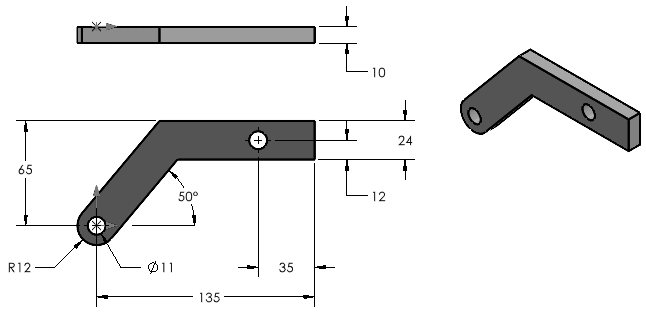
#> input picture sw_part_builder/data/training/view_detection/images/page-001-drawing-view-layout.png, 646 x 318 px
$ python -i raster_drawing_analyzer.py   (imports and definitions only)
#> lines starting #> are read from the running program, lines starting #| are printed output that depends on the picture; after the words box and inside, x2 and y2 are one past the last pixel; in counts of white or black regions, pixels touching at a corner belong together
"""Deterministic raster drawing analysis for mixed/native PDF pages."""
from __future__ import annotations

from pathlib import Path
from typing import Any

import cv2
import numpy as np


def _normalized_line_segments(lines: np.ndarray | None) -> np.ndarray:
    """Normalize OpenCV Hough line output to an array shaped (N, 4)."""
    if lines is None:
        return np.empty((0, 4), dtype=np.int32)

    values = np.asarray(lines)
    if values.size == 0:
        return np.empty((0, 4), dtype=np.int32)

    try:
        values = values.reshape(-1, 4)
    except ValueError:
        return np.empty((0, 4), dtype=np.int32)

    return values.astype(np.int32, copy=False)


def _crop_to_ink(gray: np.ndarray, margin: int = 6) -> tuple[np.ndarray, dict[str, int]]:
    if gray.size == 0:
        return gray, {"left": 0, "top": 0}
    _, inv = cv2.threshold(gray, 0, 255, cv2.THRESH_BINARY_INV | cv2.THRESH_OTSU)
    ys, xs = np.where(inv > 0)
    if ys.size == 0 or xs.size == 0:
        return gray, {"left": 0, "top": 0}
    top = max(int(ys.min()) - margin, 0)
    left = max(int(xs.min()) - margin, 0)
    bottom = min(int(ys.max()) + margin + 1, gray.shape[0])
    right = min(int(xs.max()) + margin + 1, gray.shape[1])
    return gray[top:bottom, left:right].copy(), {"left": left, "top": top}


def _line_orientation_scores(lines: np.ndarray | None) -> tuple[float, float, int]:
    normalized = _normalized_line_segments(lines)
    if len(normalized) == 0:
        return 0.0, 0.0, 0
    orth = 0
    iso = 0
    total = 0
    for x0, y0, x1, y1 in normalized:
        length = float(np.hypot(x1 - x0, y1 - y0))
        if length < 8:
            continue
        angle = abs(float(np.degrees(np.arctan2(y1 - y0, x1 - x0)))) % 180.0
        if min(abs(angle), abs(angle - 90.0), abs(angle - 180.0)) <= 12.0:
            orth += 1
        if min(abs(angle - 30.0), abs(angle - 150.0)) <= 15.0:
            iso += 1
        total += 1
    if total == 0:
        return 0.0, 0.0, 0
    return orth / total, iso / total, total


def _suppress_diagonal_watermark(gray: np.ndarray) -> tuple[np.ndarray, list[dict[str, Any]]]:
    normalized = cv2.normalize(gray, None, 0, 255, cv2.NORM_MINMAX)
    strong = cv2.threshold(normalized, 0, 255, cv2.THRESH_BINARY_INV | cv2.THRESH_OTSU)[1]
    faint = cv2.adaptiveThreshold(
        normalized,
        255,
        cv2.ADAPTIVE_THRESH_GAUSSIAN_C,
        cv2.THRESH_BINARY_INV,
        35,
        5,
    )
    candidates = cv2.subtract(faint, strong)
    lines = cv2.HoughLinesP(
        candidates,
        1,
        np.pi / 180.0,
        threshold=40,
        minLineLength=max(40, int(min(gray.shape[:2]) * 0.25)),
        maxLineGap=8,
    )
    cleaned = normalized.copy()
    watermark_candidates: list[dict[str, Any]] = []
    for x0, y0, x1, y1 in _normalized_line_segments(lines):
        angle = abs(float(np.degrees(np.arctan2(y1 - y0, x1 - x0)))) % 180.0
        if min(abs(angle - 45.0), abs(angle - 135.0)) > 18.0:
            continue
        if float(np.hypot(x1 - x0, y1 - y0)) < min(gray.shape[:2]) * 0.2:
            continue
        cv2.line(cleaned, (int(x0), int(y0)), (int(x1), int(y1)), 255, 3)
        watermark_candidates.append({
            "type": "line_segment",
            "pixels": [[int(x0), int(y0)], [int(x1), int(y1)]],
            "classification": "watermark_candidate",
            "confidence": None,
            "heuristic_score": 0.62,
            "confidence_status": "uncalibrated",
            "evidence": ["long-diagonal-faint-line", f"angle:{angle:.1f}"],
        })
    return cleaned, watermark_candidates


def _detect_view_regions(binary: np.ndarray) -> list[tuple[int, int, int, int]]:
    kernel = cv2.getStructuringElement(cv2.MORPH_RECT, (3, 3))
    grouped = cv2.dilate(binary, kernel, iterations=1)
    count, _, stats, _ = cv2.connectedComponentsWithStats(grouped, connectivity=8)
    boxes: list[tuple[int, int, int, int]] = []
    image_area = float(binary.shape[0] * binary.shape[1])
    for index in range(1, count):
        x, y, w, h, area = stats[index]
        if area < max(250.0, image_area * 0.005) or w < 20 or h < 20:
            continue
        boxes.append((int(x), int(y), int(w), int(h)))
    boxes.sort(key=lambda item: item[0])
    return boxes


def _near_circular_outline_ratio(
    binary_roi: np.ndarray,
    minimum_axis_px: int,
) -> float | None:
    contours, _ = cv2.findContours(
        binary_roi,
        cv2.RETR_LIST,
        cv2.CHAIN_APPROX_NONE,
    )
    min_axis = max(
        40,
        minimum_axis_px,
        round(min(binary_roi.shape[:2]) * 0.45),
    )
    roi_area = float(binary_roi.shape[0] * binary_roi.shape[1])
    for contour in contours:
        if len(contour) < 5 or cv2.contourArea(contour) == 0:
            continue
        try:
            _, axes, _ = cv2.fitEllipse(contour)
        except cv2.error:
            continue
        major_axis = max(axes)
        minor_axis = min(axes)
        if major_axis <= 0 or minor_axis < min_axis:
            continue
        ratio = float(minor_axis / major_axis)
        ellipse_area = float(np.pi * major_axis * minor_axis / 4.0)
        if ratio >= 0.86 and ellipse_area / roi_area >= 0.18:
            return ratio
    return None


def _classify_views(
    gray: np.ndarray,
    view_boxes: list[tuple[int, int, int, int]],
    binary_image: np.ndarray | None = None,
) -> list[dict[str, Any]]:
    classified: list[dict[str, Any]] = []
    rightmost_index = max(range(len(view_boxes)), key=lambda idx: view_boxes[idx][0], default=-1)
    has_multiple_candidates = len(view_boxes) > 1
    if binary_image is None:
        binary_image = cv2.threshold(
            gray, 0, 255, cv2.THRESH_BINARY_INV | cv2.THRESH_OTSU
        )[1]
    for index, (x, y, w, h) in enumerate(view_boxes):
        roi = gray[y:y + h, x:x + w]
        binary_roi = binary_image[y:y + h, x:x + w]
        edges = cv2.Canny(roi, 60, 180)
        lines = cv2.HoughLinesP(
            edges,
            1,
            np.pi / 180.0,
            threshold=25,
            minLineLength=max(16, int(min(w, h) * 0.12)),
            maxLineGap=6,
        )
        orth_score, iso_score, line_count = _line_orientation_scores(lines)
        circular_outline_ratio = _near_circular_outline_ratio(
            binary_roi,
            round(min(gray.shape[:2]) * 0.15),
        )
        aspect_ratio = max(w / max(h, 1), h / max(w, 1))
        page_scale_container = (
            has_multiple_candidates
            and w >= gray.shape[1] * 0.85
            and h >= gray.shape[0] * 0.85
        )
        recognition_method = "hough_line_orientation_heuristic"
        if page_scale_container:
            view_type = "unknown"
            confidence = 0.3
            modeling_role = "insufficient_evidence"
            evidence = ["page-scale-container"]
        elif aspect_ratio > 8.0:
            view_type = "unknown"
            confidence = 0.3
            modeling_role = "insufficient_evidence"
            evidence = ["extreme-aspect-region"]
        elif orth_score >= 0.55 and orth_score >= iso_score + 0.15:
            view_type = "orthographic"
            confidence = min(0.95, 0.55 + orth_score * 0.4)
            modeling_role = "candidate_model_source"
            evidence = ["axis-aligned-line-dominance", f"orth_score:{orth_score:.2f}"]
        elif circular_outline_ratio is not None:
            view_type = "orthographic"
            confidence = 0.78
            modeling_role = "candidate_model_source"
            recognition_method = "contour_ellipse_and_line_orientation_heuristic"
            evidence = [
                "near-circular-projected-outline",
                f"ellipse_axis_ratio:{circular_outline_ratio:.2f}",
            ]
        elif iso_score >= 0.40 and iso_score >= orth_score:
            view_type = "isometric_reference"
            confidence = min(0.9, 0.45 + iso_score * 0.4)
            modeling_role = "reference_only"
            evidence = ["isometric-angle-clusters", f"iso_score:{iso_score:.2f}"]
        elif index == rightmost_index and iso_score >= 0.20:
            view_type = "isometric_reference"
            confidence = 0.45
            modeling_role = "reference_only"
            evidence = ["rightmost-view-heuristic", f"iso_score:{iso_score:.2f}"]
        else:
            view_type = "unknown"
            confidence = 0.3
            modeling_role = "insufficient_evidence"
            evidence = ["weak-orientation-signal"]
        classified.append({
            "view_id": f"view-{index + 1:02d}",
            "bbox_px": {"x": x, "y": y, "width": w, "height": h},
            "classification": view_type,
            "modeling_role": modeling_role,
            "confidence": None,
            "heuristic_score": round(float(confidence), 3),
            "confidence_status": "uncalibrated",
            "classification_status": "candidate_requires_review",
            "recognition_method": recognition_method,
            "evidence": evidence + [f"line_count:{line_count}"],
        })
    return classified


def _box_contains(box: tuple[int, int, int, int], x: int, y: int) -> bool:
    left, top, width, height = box
    return left <= x <= left + width and top <= y <= top + height


# [153 lines left out: functions _write_orthographic_views_png, _write_drawing_layout_png, not called in this run]


def analyze_raster_drawing(
    gray_image: np.ndarray,
    *,
    output_png: str | Path | None = None,
    orthographic_views_png: str | Path | None = None,
    drawing_layout_png: str | Path | None = None,
    extraction: dict[str, Any] | None = None,
    preserve_full_frame: bool = False,
) -> dict[str, Any]:
    """Analyze a drawing raster using deterministic image-processing heuristics."""
    if gray_image.ndim != 2 or gray_image.size == 0:
        return {"status": "error", "note": "Analyzer requires a non-empty grayscale image."}

    source_image = gray_image.copy()
    source_height, source_width = gray_image.shape
    max_dimension = 1200
    analysis_scale = min(1.0, max_dimension / max(source_width, source_height))
    if analysis_scale < 1.0:
        gray_image = cv2.resize(
            gray_image,
            (
                max(1, round(source_width * analysis_scale)),
                max(1, round(source_height * analysis_scale)),
            ),
            interpolation=cv2.INTER_AREA,
        )

    scan_preprocessing_applied = source_width * source_height >= 2_000_000
    if scan_preprocessing_applied:
        background = cv2.GaussianBlur(
            gray_image,
            (0, 0),
            sigmaX=max(gray_image.shape) / 40.0,
            sigmaY=max(gray_image.shape) / 40.0,
        )
        gray_image = cv2.divide(gray_image, background, scale=255)
        gray_image = cv2.medianBlur(gray_image, 3)

    full_frame = gray_image.copy()
    cropped, crop_offset = _crop_to_ink(gray_image)
    if scan_preprocessing_applied:
        cleaned = cropped
        watermark_candidates: list[dict[str, Any]] = []
        binary = cv2.adaptiveThreshold(
            cleaned,
            255,
            cv2.ADAPTIVE_THRESH_GAUSSIAN_C,
            cv2.THRESH_BINARY_INV,
            35,
            7,
        )
    else:
        cleaned, watermark_candidates = _suppress_diagonal_watermark(cropped)
        binary = cv2.threshold(
            cleaned, 0, 255, cv2.THRESH_BINARY_INV | cv2.THRESH_OTSU
        )[1]
    view_boxes = _detect_view_regions(binary)
    view_regions = _classify_views(cleaned, view_boxes, binary)
    orthographic_output = None
    if orthographic_views_png is not None:
        orthographic_output = _write_orthographic_views_png(
            source_image,
            view_regions,
            crop_offset,
            analysis_scale,
            orthographic_views_png,
        )
    drawing_layout_output = None
    if drawing_layout_png is not None:
        drawing_layout_output = _write_drawing_layout_png(
            source_image,
            view_regions,
            crop_offset,
            analysis_scale,
            drawing_layout_png,
        )

    edges = cv2.Canny(cleaned, 60, 180)
    line_segments = cv2.HoughLinesP(
        edges, 1, np.pi / 180.0, threshold=35,
        minLineLength=max(20, int(min(cleaned.shape[:2]) * 0.08)),
        maxLineGap=8,
    )
    orthographic_boxes = [
        (
            region["bbox_px"]["x"],
            region["bbox_px"]["y"],
            region["bbox_px"]["width"],
            region["bbox_px"]["height"],
        )
        for region in view_regions
        if region["classification"] == "orthographic"
    ]
    candidates: list[dict[str, Any]] = []
    for segment in _normalized_line_segments(line_segments):
        x0, y0, x1, y1 = map(int, segment)
        cx = int(round((x0 + x1) / 2.0))
        cy = int(round((y0 + y1) / 2.0))
        in_orthographic = any(_box_contains(box, cx, cy) for box in orthographic_boxes)
        angle = abs(float(np.degrees(np.arctan2(y1 - y0, x1 - x0)))) % 180.0
        axis_distance = min(abs(angle), abs(angle - 90.0), abs(angle - 180.0))
        if in_orthographic and axis_distance <= 15.0:
            label = "profile_geometry"
            confidence = 0.72
            evidence = ["in-orthographic-view", "near-axis-line"]
        elif not in_orthographic and axis_distance <= 15.0:
            label = "dimension_annotation"
            confidence = 0.48
            evidence = ["outside-model-view", "axis-line"]
        else:
            label = "unknown"
            confidence = 0.3
            evidence = ["line-unclassified"]
        candidates.append({
            "type": "line_segment",
            "pixels": [[x0, y0], [x1, y1]],
            "classification": label,
            "confidence": None,
            "heuristic_score": confidence,
            "confidence_status": "uncalibrated",
            "recognition_method": "line_orientation_and_view_location_heuristic",
            "evidence": evidence + [f"angle:{angle:.1f}"],
        })

    for box in orthographic_boxes:
        x, y, width, height = box
        roi = cleaned[y:y + height, x:x + width]
        roi_scale = min(1.0, 700 / max(roi.shape[:2]))
        if roi_scale < 1.0:
            roi = cv2.resize(
                roi,
                (
                    max(1, round(width * roi_scale)),
                    max(1, round(height * roi_scale)),
                ),
                interpolation=cv2.INTER_AREA,
            )
        circles = cv2.HoughCircles(
            roi,
            cv2.HOUGH_GRADIENT,
            dp=1.2,
            minDist=max(18, int(min(roi.shape[:2]) * 0.08)),
            param1=120,
            param2=20,
            minRadius=4,
            maxRadius=max(8, int(min(roi.shape[:2]) * 0.25)),
        )
        if circles is not None:
            for circle in np.round(circles[0, :]).astype(int):
                roi_x, roi_y, roi_radius = map(int, circle)
                cx = x + int(round(roi_x / roi_scale))
                cy = y + int(round(roi_y / roi_scale))
                radius = int(round(roi_radius / roi_scale))
                candidates.append({
                    "type": "circle",
                    "center_px": [cx, cy],
                    "radius_px": radius,
                    "classification": "hole_candidate",
                    "confidence": None,
                    "heuristic_score": 0.76,
                    "confidence_status": "uncalibrated",
                    "recognition_method": "hough_circle_candidate",
                    "evidence": ["hough-circle", "inside-orthographic-view"],
                })

    text_mask = cv2.morphologyEx(binary, cv2.MORPH_OPEN, cv2.getStructuringElement(cv2.MORPH_RECT, (1, 1)))
    text_mask = cv2.dilate(text_mask, cv2.getStructuringElement(cv2.MORPH_RECT, (3, 3)), iterations=1)
    contours, _ = cv2.findContours(text_mask, cv2.RETR_EXTERNAL, cv2.CHAIN_APPROX_SIMPLE)
    for contour in contours:
        x, y, w, h = cv2.boundingRect(contour)
        area = w * h
        if area < 20 or area > cleaned.shape[0] * cleaned.shape[1] * 0.01:
            continue
        aspect = w / max(h, 1)
        if 0.15 <= aspect <= 12.0 and h <= max(40, int(cleaned.shape[0] * 0.09)):
            center_x = x + w // 2
            center_y = y + h // 2
            if not any(_box_contains(box, center_x, center_y) for box in orthographic_boxes):
                candidates.append({
                    "type": "text_region",
                    "bbox_px": [x, y, w, h],
                    "classification": "dimension_annotation",
                    "confidence": None,
                    "heuristic_score": 0.44,
                    "confidence_status": "uncalibrated",
                    "recognition_method": "small_component_outside_view",
                    "evidence": ["small-component", "outside-orthographic-view"],
                })

    candidates.extend(watermark_candidates)
    if output_png is not None:
        canvas = cv2.cvtColor(
            full_frame if preserve_full_frame else cleaned,
            cv2.COLOR_GRAY2BGR,
        )
        crop_x = crop_offset["left"] if preserve_full_frame else 0
        crop_y = crop_offset["top"] if preserve_full_frame else 0
        for region in view_regions:
            box = region["bbox_px"]
            color = (0, 180, 0) if region["classification"] == "orthographic" else (180, 120, 0)
            left = box["x"] + crop_x
            top = box["y"] + crop_y
            cv2.rectangle(
                canvas,
                (left, top),
                (left + box["width"], top + box["height"]),
                color,
                2,
            )
            label = region["view_id"]
            (label_width, label_height), baseline = cv2.getTextSize(
                label,
                cv2.FONT_HERSHEY_SIMPLEX,
                0.7,
                2,
            )
            label_x = min(max(left + 4, 0), max(canvas.shape[1] - label_width - 8, 0))
            label_y = min(max(top + 4, 0), max(canvas.shape[0] - label_height - baseline - 8, 0))
            cv2.rectangle(
                canvas,
                (label_x, label_y),
                (label_x + label_width + 8, label_y + label_height + baseline + 8),
                (35, 35, 35),
                -1,
            )
            cv2.putText(
                canvas,
                label,
                (label_x + 4, label_y + label_height + 4),
                cv2.FONT_HERSHEY_SIMPLEX,
                0.7,
                (255, 255, 255),
                2,
                cv2.LINE_AA,
            )
        output_path = Path(output_png)
        output_path.parent.mkdir(parents=True, exist_ok=True)
        cv2.imwrite(str(output_path), canvas)

    orthographic_count = sum(1 for region in view_regions if region["classification"] == "orthographic")
    limitations = [
        "Deterministic raster heuristics only; no OCR or AI vision is used.",
        "Dimension and text regions are candidate detections, not recovered numeric values.",
        "No complete geometry reconstruction is attempted in this stage.",
    ]
    if scan_preprocessing_applied:
        limitations.append(
            "High-resolution scan regions and features are heuristic candidates; "
            "review them manually before using them as geometry."
        )

    return {
        "status": "ok",
        "crop_offset_px": crop_offset,
        "source_size_px": {"width": source_width, "height": source_height},
        "analysis_scale": round(float(analysis_scale), 6),
        "scan_preprocessing_applied": scan_preprocessing_applied,
        "overlay_preserves_full_frame": bool(preserve_full_frame),
        "orthographic_views_png": (
            orthographic_output["path"] if orthographic_output else None
        ),
        "orthographic_extracted_view_count": (
            orthographic_output["view_count"] if orthographic_output else 0
        ),
        "orthographic_extraction": orthographic_output,
        "drawing_views_png": (
            drawing_layout_output["path"] if drawing_layout_output else None
        ),
        "drawing_view_layout": drawing_layout_output,
        "modeling_source_policy": "orthographic_only",
        "modeling_source_note": (
            "Isometric/reference views are never treated as modeling sources by this analyzer. "
            "Only orthographic candidates are marked for future reconstruction."
        ),
        "limitations": limitations,
        "extraction": extraction or {},
        "view_regions": view_regions,
        "orthographic_view_count": orthographic_count,
        "candidate_features": candidates,
        "overlay_png": str(output_png) if output_png is not None else None,
    }

>>> import cv2
>>> picture = cv2.imread('../../data/training/view_detection/images/page-001-drawing-view-layout.png', cv2.IMREAD_GRAYSCALE)
#> picture is the input picture: shape (318, 646); min 0, max 255, mean 232.3
>>> result = analyze_raster_drawing(picture)
#> in _crop_to_ink, `_, inv = cv2.threshold(gray, 0, 255, cv2.THRESH_BINARY_INV | cv2.THRES..`:
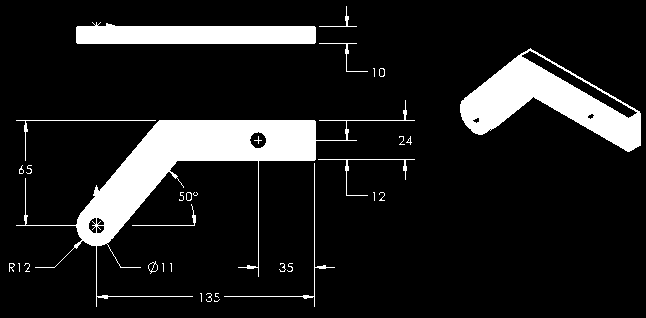
#> inv: shape (318, 646); 12.1% white; 33 white regions (15 under 20 px), largest, box (x1, y1, x2, y2) and area: (16, 100, 415, 307) 11775, (460, 48, 641, 152) 7385, (76, 22, 316, 44) 4345
#> in _crop_to_ink, `top = max(int(ys.min()) - margin, 0)`: top = 0
#> in _crop_to_ink, `left = max(int(xs.min()) - margin, 0)`: left = 3
#> in _crop_to_ink, `bottom = min(int(ys.max()) + margin + 1, gray.shape[0])`: bottom = 313
#> in _crop_to_ink, `right = min(int(xs.max()) + margin + 1, gray.shape[1])`: right = 646
#> in analyze_raster_drawing, `cropped, crop_offset = _crop_to_ink(gray_image)`:
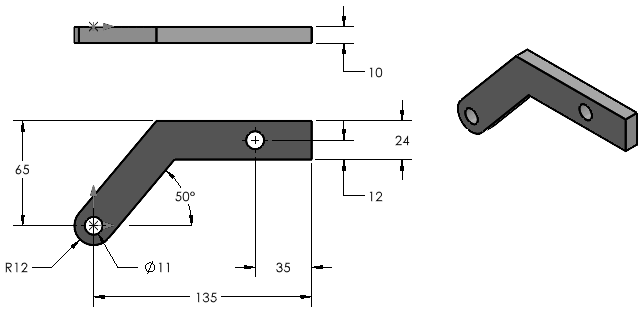
#> cropped: shape (313, 643); min 0, max 255, mean 231.8
#> in analyze_raster_drawing, `cropped, crop_offset = _crop_to_ink(gray_image)`: crop_offset = {'left': 3, 'top': 0}
#> in _suppress_diagonal_watermark, `strong = cv2.threshold(normalized, 0, 255, cv2.THRESH_BINARY_INV | cv2..`:
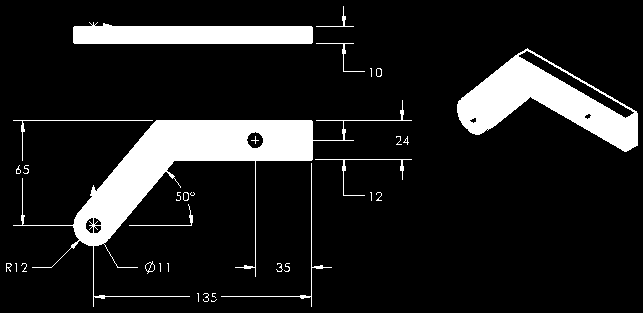
#> strong: shape (313, 643); 12.4% white; 33 white regions (15 under 20 px), largest, box (x1, y1, x2, y2) and area: (13, 100, 412, 307) 11775, (457, 48, 638, 152) 7385, (73, 22, 313, 44) 4345
#> in _suppress_diagonal_watermark, `faint = cv2.adaptiveThreshold( normalized, 255, cv2.ADAPTIVE_THRESH_GA..`:
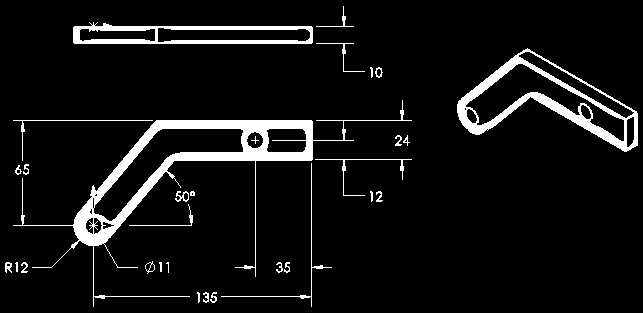
#> faint: shape (313, 643); 7.1% white; 31 white regions (2 under 20 px), largest, box (x1, y1, x2, y2) and area: (13, 100, 412, 307) 6807, (457, 48, 638, 152) 3583, (73, 22, 313, 44) 2117
#> in _suppress_diagonal_watermark, `candidates = cv2.subtract(faint, strong)`:
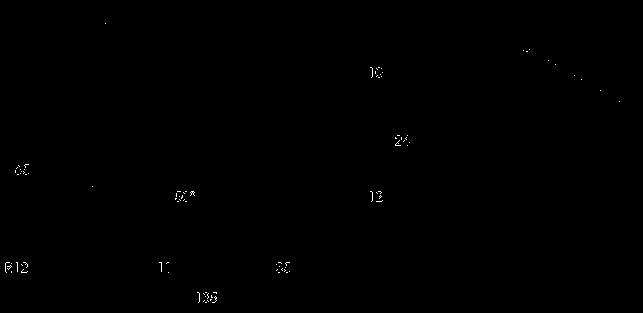
#> candidates: shape (313, 643); 0.16% white in thin lines or dots, all inside (x1, y1, x2, y2) = (5, 23, 620, 303)
#> in _suppress_diagonal_watermark, `lines = cv2.HoughLinesP( candidates, 1, np.pi / 180.0, threshold=40, m..`: lines = None
#> (the rest of the program and of its run is left out)
